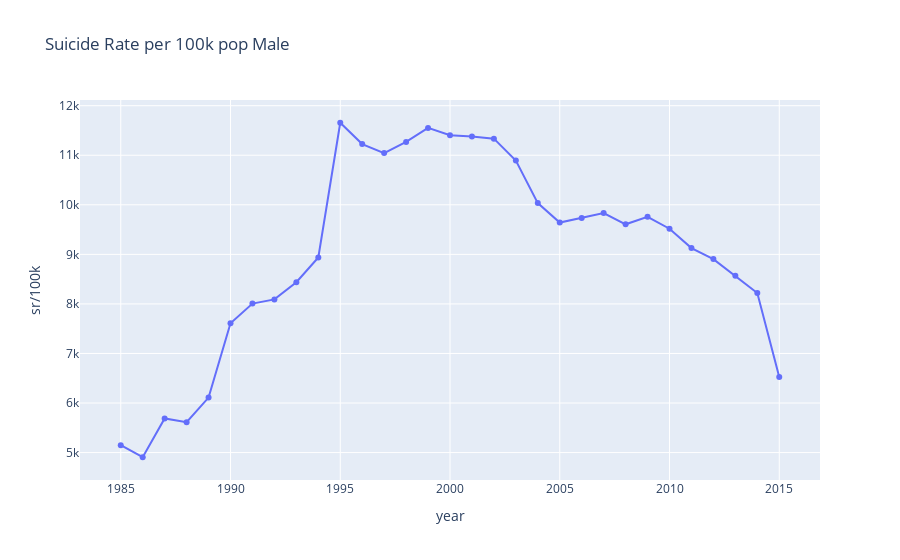

Write notebook code for a chart like this one.
### Code cell
#Plot Suicide rate per 100k pop
df = ma.sort_values("year")[:31]
fig = px.line(df, x="year", y="sr/100k", title='Suicide Rate per 100k pop Male', markers=True)

fig.show()

#py.plot(fig, filename = 'Suicide Rate per 100k pop Male', auto_open = False)

### Figure 1 — Plotly figure (JSON) as saved in the notebook; plotly's stock layout.template omitted (floating-point values rounded to 4 significant figures)
{"data": [{"hovertemplate": "year=%{x}<br>sr/100k=%{y}<extra></extra>", "legendgroup": "", "line": {"color": "#636efa", "dash": "solid"}, "marker": {"symbol": "circle"}, "mode": "lines+markers", "name": "", "orientation": "v", "showlegend": false, "type": "scatter", "x": [1985, 1986, 1987, 1988, 1989, 1990, 1991, 1992, 1993, 1994, 1995, 1996, 1997, 1998, 1999, 2000, 2001, 2002, 2003, 2004, 2005, 2006, 2007, 2008, 2009, 2010, 2011, 2012, 2013, 2014, 2015], "xaxis": "x", "y": [5148.0, 4906.0, 5688.0, 5614.0, 6109.0, 7610.0, 8006.0, 8092.0, 8438.0, 8938.0, 11660.0, 11220.0, 11040.0, 11270.0, 11550.0, 11400.0, 11380.0, 11330.0, 10890.0, 10030.0, 9641.0, 9734.0, 9833.0, 9606.0, 9758.0, 9518.0, 9126.0, 8904.0, 8568.0, 8220.0, 6523.0], "yaxis": "y"}], "layout": {"legend": {"tracegroupgap": 0}, "title": {"text": "Suicide Rate per 100k pop Male"}, "xaxis": {"anchor": "y", "domain": [0, 1], "title": {"text": "year"}}, "yaxis": {"anchor": "x", "domain": [0, 1], "title": {"text": "sr/100k"}}}}
